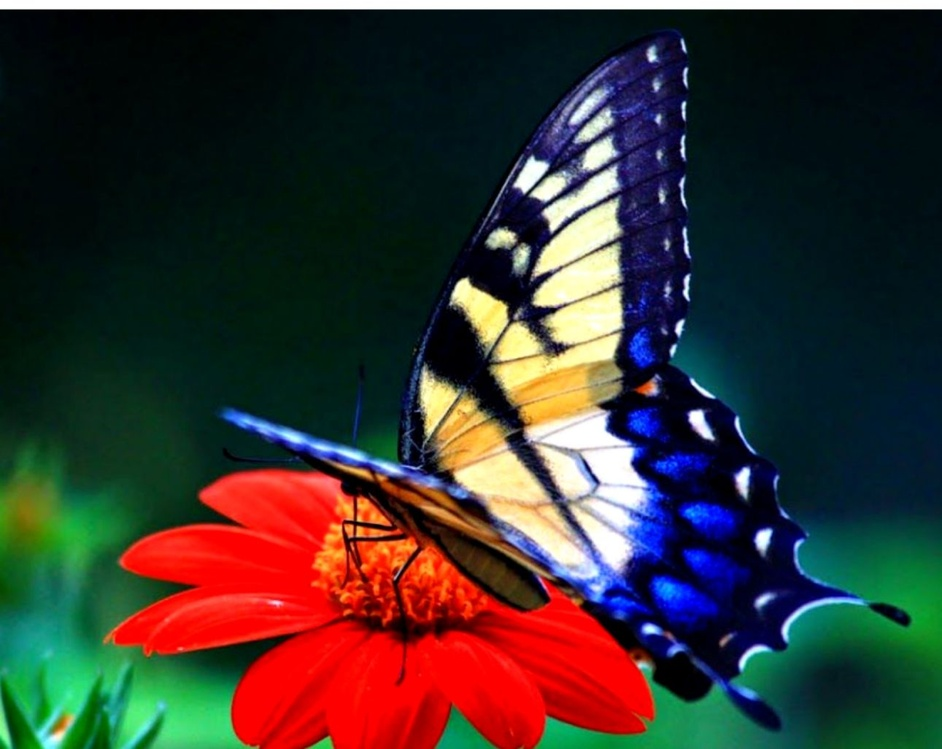
%> input picture MATLAB/Assignment2/image2.jpg, 942 x 749 px, shrunk from 1291 x 1026 before the run
$ octave green.m   (GNU Octave 9; MATLAB toolbox functions it lacks are replaced by stand-ins)
%> lines starting %> are read from the running program, lines starting %| are printed output that depends on the picture; in (x1, y1, x2, y2) boxes, pixels count from 0 and x2, y2 are one past the last pixel; in counts of white or black regions, pixels touching at a corner belong together; the program's own positions count from 1
RGB = imread('image2.jpg');
%> RGB is the input picture: size 749x942x3 uint8; mean R, G, B 57.2, 52, 48.3
[BW, maskedRGBImage] = createMask(RGB);

imshow(maskedRGBImage)


function [BW,maskedRGBImage] = createMask(RGB)
%createMask  Threshold RGB image using auto-generated code from colorThresholder app.
%  [BW,MASKEDRGBIMAGE] = createMask(RGB) thresholds image RGB using
%  auto-generated code from the colorThresholder app. The colorspace and
%  range for each channel of the colorspace were set within the app. The
%  segmentation mask is returned in BW, and a composite of the mask and
%  original RGB images is returned in maskedRGBImage.

% Auto-generated by colorThresholder app on 27-Feb-2021
%------------------------------------------------------


% Convert RGB image to chosen color space
I = RGB;

% Define thresholds for channel 1 based on histogram settings
channel1Min = 0.000;
channel1Max = 255.000;

% Define thresholds for channel 2 based on histogram settings
channel2Min = 0.000;
channel2Max = 0.000;

% Define thresholds for channel 3 based on histogram settings
channel3Min = 0.000;
channel3Max = 255.000;

% Create mask based on chosen histogram thresholds
sliderBW = (I(:,:,1) >= channel1Min ) & (I(:,:,1) <= channel1Max) & ...
    (I(:,:,2) >= channel2Min ) & (I(:,:,2) <= channel2Max) & ...
    (I(:,:,3) >= channel3Min ) & (I(:,:,3) <= channel3Max);
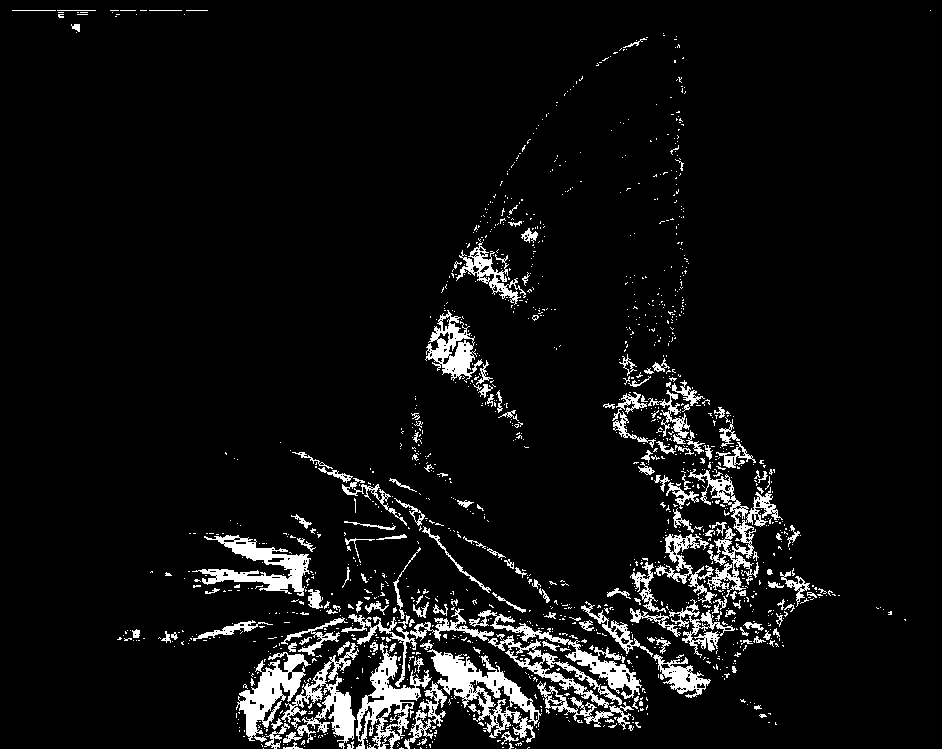
%> sliderBW: size 749x942 logical; 6.4% white; 1415 white regions (1244 under 20 px), largest, box (x1, y1, x2, y2) and area: (427, 649, 542, 743) 3320, (356, 642, 432, 749) 2611, (688, 469, 783, 597) 2563
BW = sliderBW;

% Initialize output masked image based on input image.
maskedRGBImage = RGB;

% Set background pixels where BW is false to zero.
maskedRGBImage(repmat(~BW,[1 1 3])) = 0;
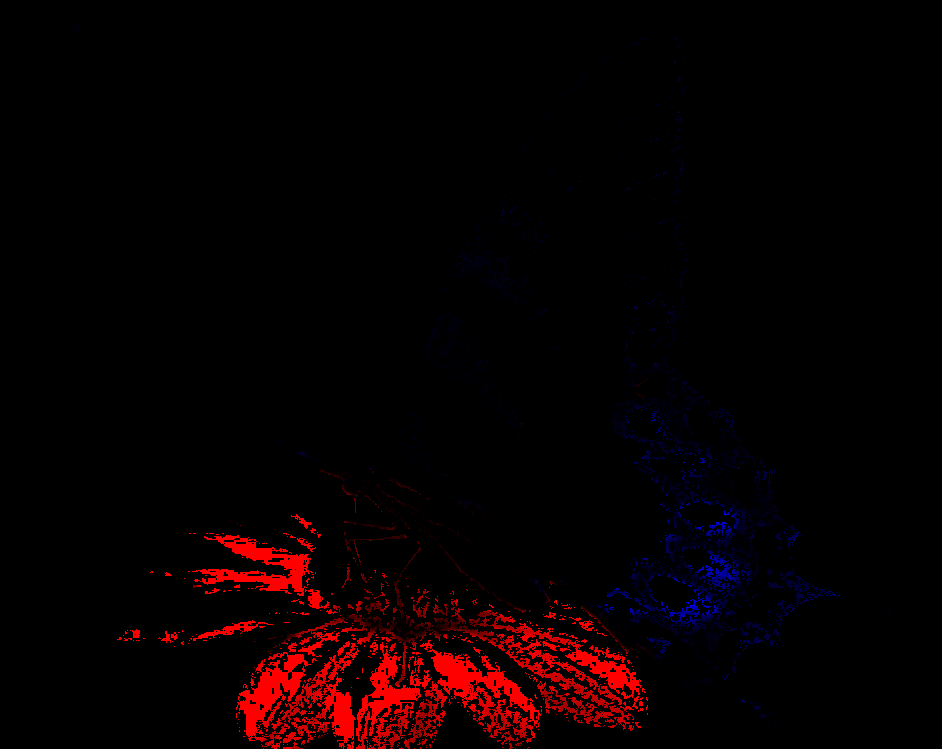
%> maskedRGBImage: size 749x942x3 uint8; mean R, G, B 8.1, 0, 1

end

$ run again, with MATLAB/Assignment2/image3.jpg copied over MATLAB/Assignment2/image2.jpg
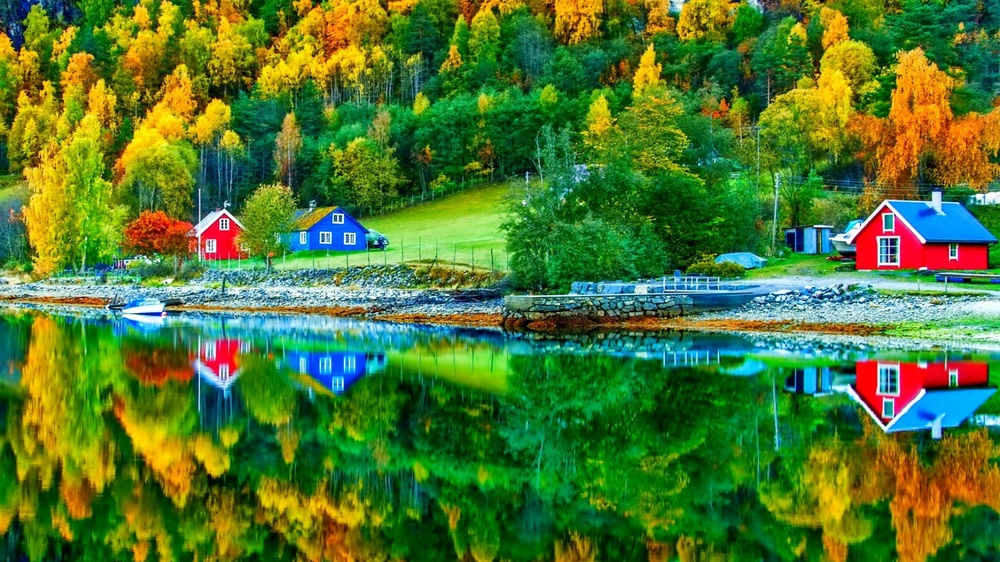
%> input picture MATLAB/Assignment2/image3.jpg, 1000 x 562 px, shrunk from 1920 x 1080 before the run
%> RGB is the input picture: size 562x1000x3 uint8; mean R, G, B 78.8, 119.3, 46.4
%> in createMask, `sliderBW = (I(:,:,1) >= channel1Min ) & (I(:,:,1) <= channel1Max) & (I..`:
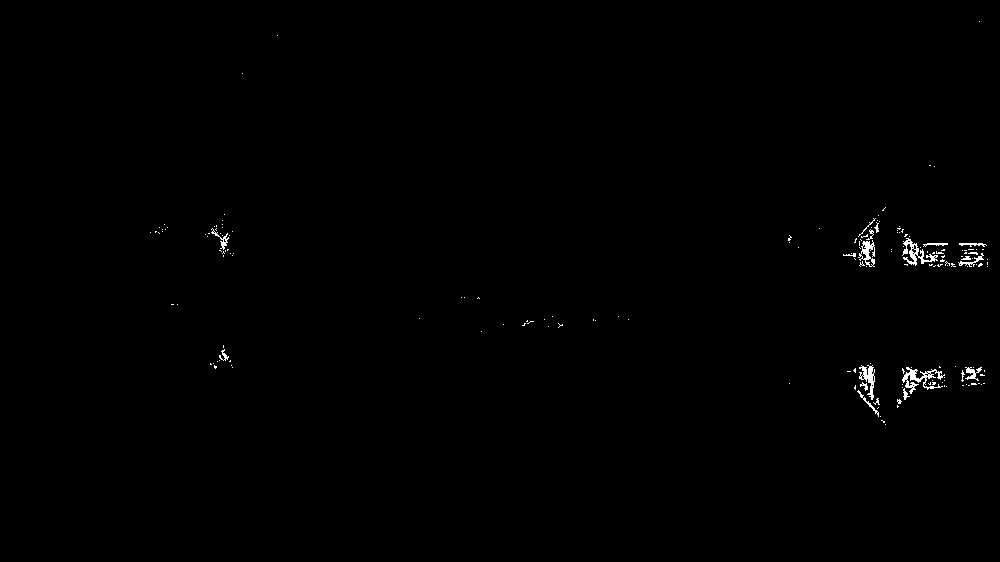
%> sliderBW: size 562x1000 logical; 0.43% white in thin lines or dots, all inside (x1, y1, x2, y2) = (150, 21, 988, 425)

$ run again, with MATLAB/Assignment2/image4.jpg copied over MATLAB/Assignment2/image2.jpg
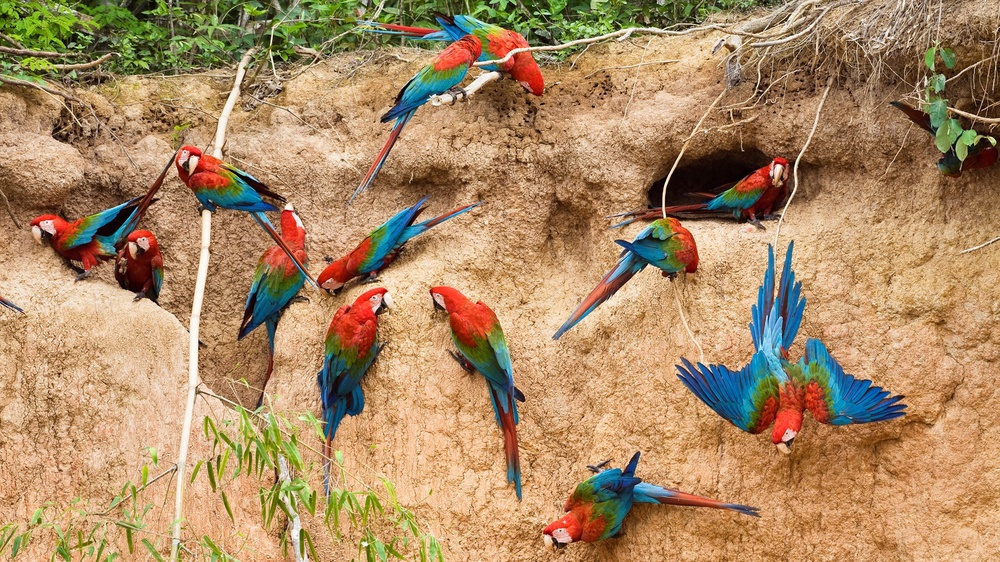
%> input picture MATLAB/Assignment2/image4.jpg, 1000 x 562 px, shrunk from 1920 x 1080 before the run
%> RGB is the input picture: size 562x1000x3 uint8; mean R, G, B 171.8, 138.8, 101.5
%> in createMask, `sliderBW = (I(:,:,1) >= channel1Min ) & (I(:,:,1) <= channel1Max) & (I..`:
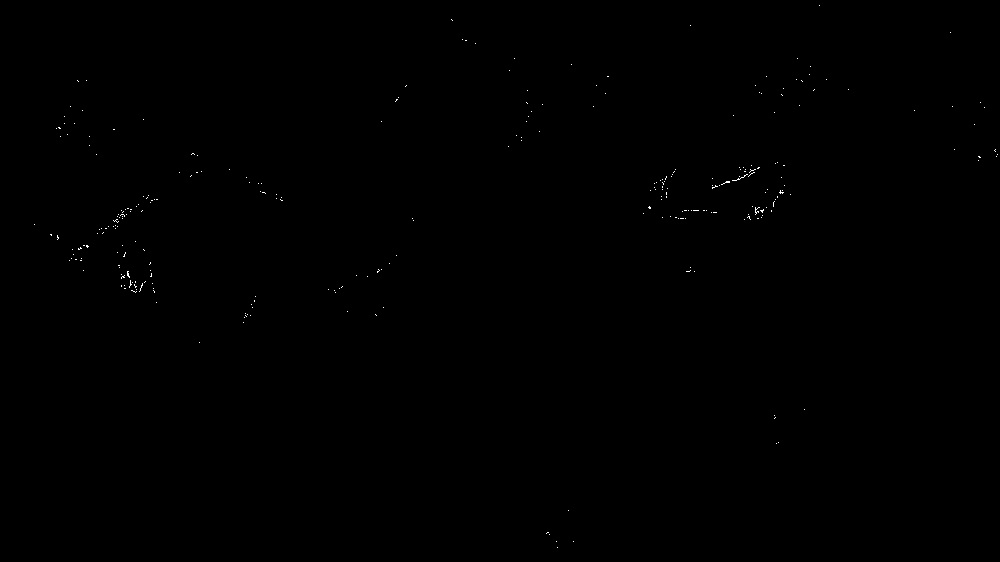
%> sliderBW: size 562x1000 logical; 0.1% white in thin lines or dots
